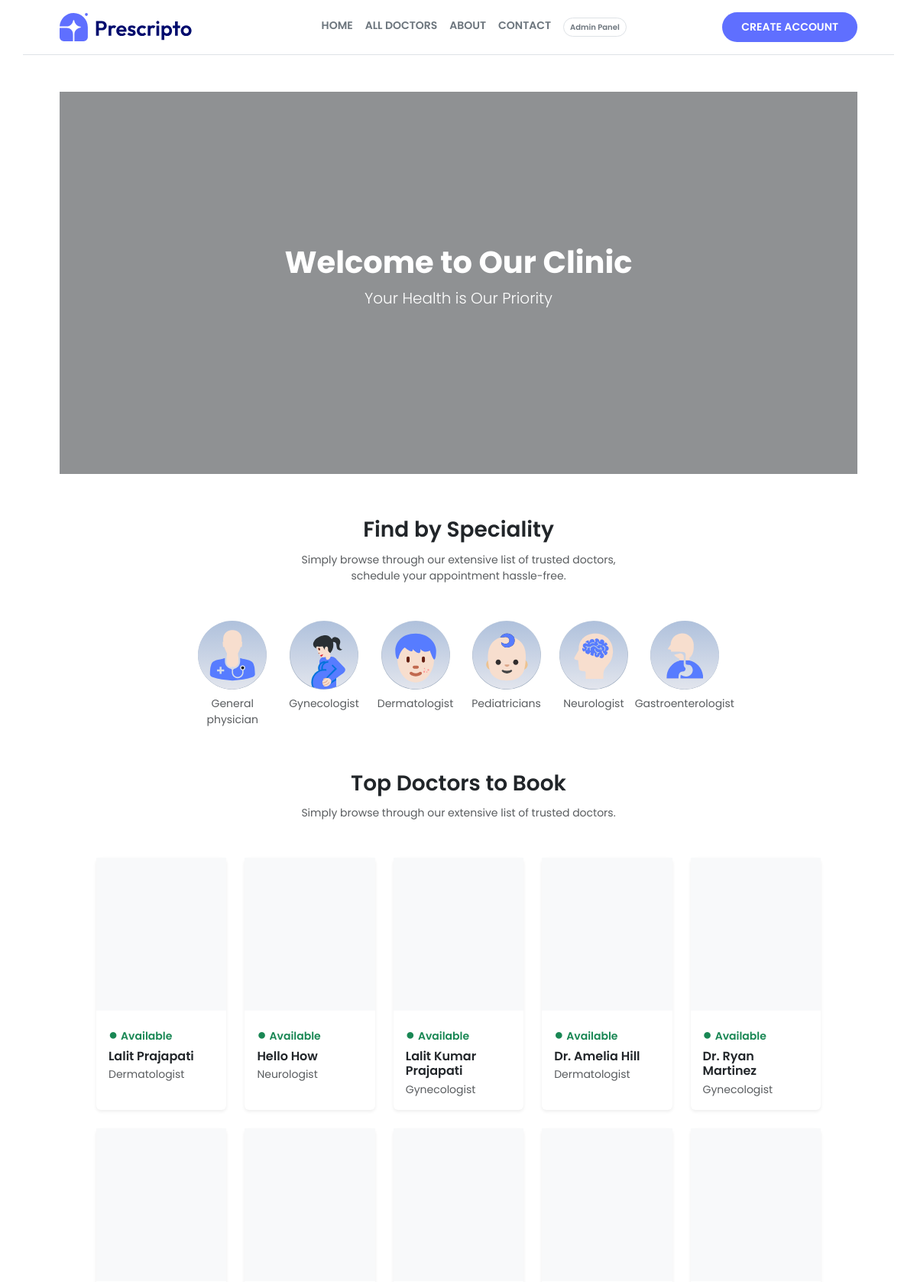
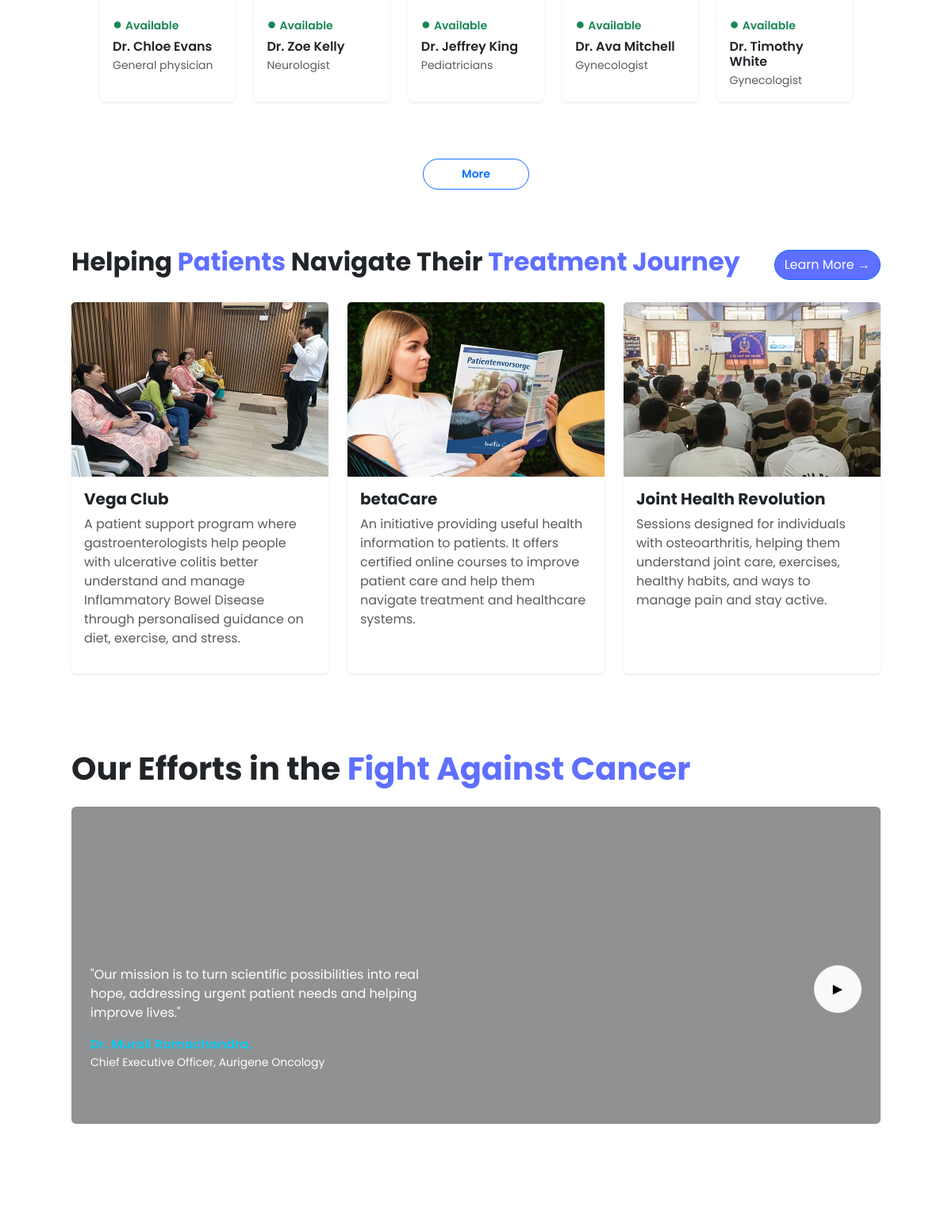
The page / (upper part) on the database its author committed (2 pictures, top to bottom).
### appointment/models.py (models this page shows, shortened)
class Doctor(models.Model):
    image = CloudinaryField('image', folder='doctor_image')
    name = models.CharField(max_length=100)
    email = models.EmailField()
    username = models.CharField(max_length=255, unique=True)
    password = models.CharField(max_length=100)
    experience = models.IntegerField()
    fees = models.FloatField()
    category = models.ForeignKey(Category, on_delete=models.CASCADE)
    degree = models.CharField(max_length=50)
    about = models.TextField()
    address = models.TextField()
    available = models.BooleanField(default=True)

class Category(models.Model):
    name = models.CharField(max_length=100)
    def __str__(self):
        return self.name

### appointment/views.py (the view)
# urls.py: path('', views.index, name='home'),
def index(request):
    doctors = Doctor.objects.filter(available=True).order_by('-id')[:10]
    return render(request, 'index.html', {'doctors': doctors, })

### templates/index.html (shortened to what this page needs)
{% extends "layout.html" %}
{% load static %}
{% block contant %}
    <main class="container py-5 px-5">
      <section class="position-relative overflow-hidden" style="height: 500px;">
          <video autoplay muted loop playsinline
              class="position-absolute top-50 start-50 translate-middle w-100 h-100 object-fit-cover">
              <source src="{% static 'assets/assets_frontend/7579843-hd_1366_720_25fps.mp4' %}" type="video/mp4">
          </video>
          <div class="position-absolute top-0 start-0 w-100 h-100 bg-dark opacity-50"></div>
          <div class="container position-relative text-center text-white d-flex align-items-center justify-content-center h-100">
              <div>
                  <h1 class="fw-bold"  data-aos="fade-up">Welcome to Our Clinic</h1>
                  <p class="lead" data-aos="fade-up" data-aos-delay="200">Your Health is Our Priority</p>
              </div>
          </div>
      </section>
        <section class="text-center mt-5">
            <h2 class="fw-semibold fs-3 py-2 mb-1" data-aos="fade-up">
                Find by Speciality
            </h2>
            <p class="text-muted small mx-auto mb-5" style="max-width: 440px;"
            data-aos="fade-up" data-aos-delay="200">
                Simply browse through our extensive list of trusted doctors, schedule your appointment hassle-free.
            </p>
            <div class="d-flex flex-wrap justify-content-center gap-4">
                <div class="d-flex flex-column align-items-center text-muted small card-hover-up"
                    style="max-width: 100px;"
                    data-aos="zoom-in" data-aos-delay="100">
                    <a href="{% url "doctor" 'General physician' %}">
                        <img src="{% static 'assets/assets_frontend/General_physician.svg' %}"
                            class="rounded-circle"
                            style="background: linear-gradient(to bottom, #cbd5e1, #94a3b8);"
                            width="90" height="90">
                    </a>
                    <span class="mt-2">General physician</span>
                </div>
                <div class="d-flex flex-column align-items-center text-muted small card-hover-up"
                    style="max-width: 100px;"
                    data-aos="zoom-in" data-aos-delay="200">
                    <a href="{% url "doctor" 'Gynecologist' %}">
                        <img src="{% static 'assets/assets_frontend/Gynecologist.svg' %}"
                            class="rounded-circle"
                            style="background: linear-gradient(to bottom, #cbd5e1, #94a3b8);"
                            width="90" height="90">
                    </a>
                    <span class="mt-2">Gynecologist</span>
                </div>
                <div class="d-flex flex-column align-items-center text-muted small card-hover-up"
                    style="max-width: 100px;"
                    data-aos="zoom-in" data-aos-delay="300">
                    <a href="{% url "doctor" 'Dermatologist' %}">
                        <img src="{% static 'assets/assets_frontend/Dermatologist.svg' %}"
                            class="rounded-circle"
                            style="background: linear-gradient(to bottom, #cbd5e1, #94a3b8);"
                            width="90" height="90">
                    </a>
                    <span class="mt-2">Dermatologist</span>
                </div>
                <div class="d-flex flex-column align-items-center text-muted small card-hover-up"
                    style="max-width: 100px;"
                    data-aos="zoom-in" data-aos-delay="400">
                    <a href="{% url "doctor" 'Pediatricians' %}">
                        <img src="{% static 'assets/assets_frontend/Pediatricians.svg' %}"
                            class="rounded-circle"
                            style="background: linear-gradient(to bottom, #cbd5e1, #94a3b8);"
                            width="90" height="90">
                    </a>
                    <span class="mt-2">Pediatricians</span>
                </div>
                <div class="d-flex flex-column align-items-center text-muted small card-hover-up"
                    style="max-width: 100px;"
                    data-aos="zoom-in" data-aos-delay="500">
                    <a href="{% url "doctor" 'Neurologist' %}">
                        <img src="{% static 'assets/assets_frontend/Neurologist.svg' %}"
                            class="rounded-circle"
                            style="background: linear-gradient(to bottom, #cbd5e1, #94a3b8);"
                            width="90" height="90">
                    </a>
                    <span class="mt-2">Neurologist</span>
                </div>
                <div class="d-flex flex-column align-items-center text-muted small card-hover-up"
                    style="max-width: 100px;"
                    data-aos="zoom-in" data-aos-delay="600">
                    <a href="{% url "doctor" 'Gastroenterologist' %}">
                        <img src="{% static 'assets/assets_frontend/Gastroenterologist.svg' %}"
                            class="rounded-circle"
                            style="background: linear-gradient(to bottom, #cbd5e1, #94a3b8);"
                            width="90" height="90">
                    </a>
                    <span class="mt-2">Gastroenterologist</span>
                </div>
            </div>
        </section>
        <section class="mt-5 px-5">
            <h3 class="text-center fw-semibold fs-3 py-2 mb-1" data-aos="fade-up">
                Top Doctors to Book
            </h3>
            <p class="text-center text-muted small mx-auto mb-5"
            data-aos="fade-up" data-aos-delay="200">
                Simply browse through our extensive list of trusted doctors.
            </p>
            <div class="row row-cols-2 row-cols-sm-5 g-4">
                {% for doctor in doctors %}
                <div class="col" data-aos="fade-up" data-aos-delay="{{ forloop.counter0|add:1 }}00">
                    <div class="card border-0 rounded shadow-sm h-100"
                        style="transition: all 0.3s ease;"
                        onmouseover="this.style.transform='translateY(-10px)'; this.style.boxShadow='0 15px 30px rgba(0,0,0,0.15)'"
                        onmouseout="this.style.transform='translateY(0px)'; this.style.boxShadow=''">
                        <div class="bg-light d-flex justify-content-center align-items-center overflow-hidden"
                            style="height: 200px;">
                        </div>
                        <div class="card-body pb-3 d-flex flex-column">
                            <p class="text-success small fw-semibold mb-1">
                                <span class="me-1 fs-5">●</span>Available
                            </p>
                            <h6 class="card-title fw-semibold mb-1">
                                {{ doctor.name }}
                            </h6>
                            <p class="text-muted small mb-0">
                                {{ doctor.category }}
                            </p>
                        </div>
                    </div>
                </div>
                {% endfor %}
            </div>
            <div class="text-center my-5" data-aos="zoom-in">
                <a href="{% url "doctor" 'all doctor' %}"
                class="btn btn-outline-primary fw-semibold rounded-pill btn-sm px-5 py-2 my-4">
                    More
                </a>
            </div>
        </section>
        <section class="container my-5">
            <div class="d-flex justify-content-between align-items-center mb-4 flex-wrap">
                <h2 class="fw-bold" data-aos="fade-right">
                    Helping <span style="color:rgb(95 111 255);">Patients</span> Navigate Their
                    <span style="color:rgb(95 111 255);">Treatment Journey</span>
                </h2>
                <a href="{% url "patient_programs" %}"
                class="btn btn-outline-primary rounded-pill"
                style="background:rgb(95 111 255); color:white;"
                data-aos="fade-left">
                    Learn More →
                </a>
            </div>
            <div class="row g-4">
                <div class="col-md-4" data-aos="zoom-in" data-aos-delay="100">
                    <div class="card border-0 shadow-sm h-100"
                        style="transition: all 0.3s ease;"
                        onmouseover="this.style.transform='translateY(-10px)'; this.style.boxShadow='0 15px 30px rgba(0,0,0,0.15)'"
                        onmouseout="this.style.transform='translateY(0px)'; this.style.boxShadow=''">
                        <a href="{% url "patient_programs" %}">
                            <img src="{% static 'assets/assets_frontend/F Vega Club.jpg.webp' %}"
                                class="card-img-top"
                                style="height: 220px; object-fit: cover; transition: transform 0.4s ease;"
                                onmouseover="this.style.transform='scale(0.9)'"
                                onmouseout="this.style.transform='scale(1)'">
                        </a>
                        <div class="card-body">
                            <h5 class="fw-bold">Vega Club</h5>
                            <p class="text-muted">
                                A patient support program where gastroenterologists help people with
                                ulcerative colitis better understand and manage Inflammatory Bowel
                                Disease through personalised guidance on diet, exercise, and stress.
                            </p>
                        </div>
                    </div>
                </div>
                <div class="col-md-4" data-aos="zoom-in" data-aos-delay="200">
                    <div class="card border-0 shadow-sm h-100"
                        style="transition: all 0.3s ease;"
                        onmouseover="this.style.transform='translateY(-10px)'; this.style.boxShadow='0 15px 30px rgba(0,0,0,0.15)'"
                        onmouseout="this.style.transform='translateY(0px)'; this.style.boxShadow=''">
                        <a href="{% url "patient_programs" %}">
                            <img src="{% static 'assets/assets_frontend/img1.webp' %}"
                                class="card-img-top"
                                style="height: 220px; object-fit: cover; transition: transform 0.4s ease;"
                                onmouseover="this.style.transform='scale(0.9)'"
                                onmouseout="this.style.transform='scale(1)'">
                        </a>
                        <div class="card-body">
                            <h5 class="fw-bold">betaCare</h5>
                            <p class="text-muted">
                                An initiative providing useful health information to patients.
                                It offers certified online courses to improve patient care
                                and help them navigate treatment and healthcare systems.
                            </p>
                        </div>
                    </div>
                </div>
                <div class="col-md-4" data-aos="zoom-in" data-aos-delay="300">
                    <div class="card border-0 shadow-sm h-100"
                        style="transition: all 0.3s ease;"
                        onmouseover="this.style.transform='translateY(-10px)'; this.style.boxShadow='0 15px 30px rgba(0,0,0,0.15)'"
                        onmouseout="this.style.transform='translateY(0px)'; this.style.boxShadow=''">
                        <a href="{% url "patient_programs" %}">
                            <img src="{% static 'assets/assets_frontend/hello.jpg' %}"
                                class="card-img-top"
                                style="height: 220px; object-fit: cover; transition: transform 0.4s ease;"
                                onmouseover="this.style.transform='scale(0.9)'"
                                onmouseout="this.style.transform='scale(1)'">
                        </a>
                        <div class="card-body">
                            <h5 class="fw-bold">Joint Health Revolution</h5>
                            <p class="text-muted">
                                Sessions designed for individuals with osteoarthritis, helping
                                them understand joint care, exercises, healthy habits, and ways
                                to manage pain and stay active.
                            </p>
                        </div>
                    </div>
                </div>
            </div>
        </section>
        <section class="container my-5 py-5">
            <h1 class="fw-bold mb-4" data-aos="fade-up">
                Our Efforts in the
                <span style="color:rgb(95 111 255);">Fight Against Cancer</span>
            </h1>
            <div class="position-relative rounded overflow-hidden"
                data-aos="zoom-in"
                style="transition: all 0.3s ease;"
                onmouseover="this.style.transform='scale(1.02)'"
                onmouseout="this.style.transform='scale(1)'">
                <video autoplay muted loop playsinline
                    class="w-100"
                    style="height: 400px; object-fit: cover;">
                    <source src="{% static 'assets/assets_frontend/abc.mp4' %}" type="video/mp4">
                </video>
                <div class="position-absolute top-0 start-0 w-100 h-100 bg-dark opacity-50"></div>
                <div class="position-absolute top-50 start-0 translate-middle-y text-white px-4"
                    style="max-width: 500px;"
                    data-aos="fade-right" data-aos-delay="200">
                    <p class="mb-3">
                        "Our mission is to turn scientific possibilities into real hope,
                        addressing urgent patient needs and helping improve lives."
                    </p>
                    <p class="text-info fw-semibold mb-0">
                    </p>
                    <small>Chief Executive Officer, Aurigene Oncology</small>
                </div>
                <div class="position-absolute top-50 end-0 translate-middle-y me-4"
                    data-aos="zoom-in" data-aos-delay="400">
                    <button class="btn btn-light rounded-circle d-flex align-items-center justify-content-center"
                            style="width: 60px; height: 60px; transition: all 0.3s ease;"
                            onmouseover="this.style.transform='scale(1.2)'"
                            onmouseout="this.style.transform='scale(1)'"
                            data-bs-toggle="modal" data-bs-target="#videoModal">
                        ▶
                    </button>
                </div>
            </div>
        </section>
        <section class="container my-5 py-5">
        </section>
  </main>
{% endblock contant %}

### templates/layout.html (style rules this page uses)
body { font-family: "Poppins", sans-serif; }
.card-hover-up { transition: transform 0.3s ease; }

### rows shown on the page
Doctor: name "Lalit Prajapati", category "Dermatologist"
Doctor: name "Hello How", category "Neurologist"
Doctor: name "Lalit Kumar Prajapati", category "Gynecologist"
Doctor: name "Dr. Amelia Hill", category "Dermatologist"
Doctor: name "Dr. Ryan Martinez", category "Gynecologist"
Doctor: name "Dr. Chloe Evans", category "General physician"
Doctor: name "Dr. Zoe Kelly", category "Neurologist"
Doctor: name "Dr. Jeffrey King", category "Pediatricians"
Doctor: name "Dr. Ava Mitchell", category "Gynecologist"
Doctor: name "Dr. Timothy White", category "Gynecologist"
